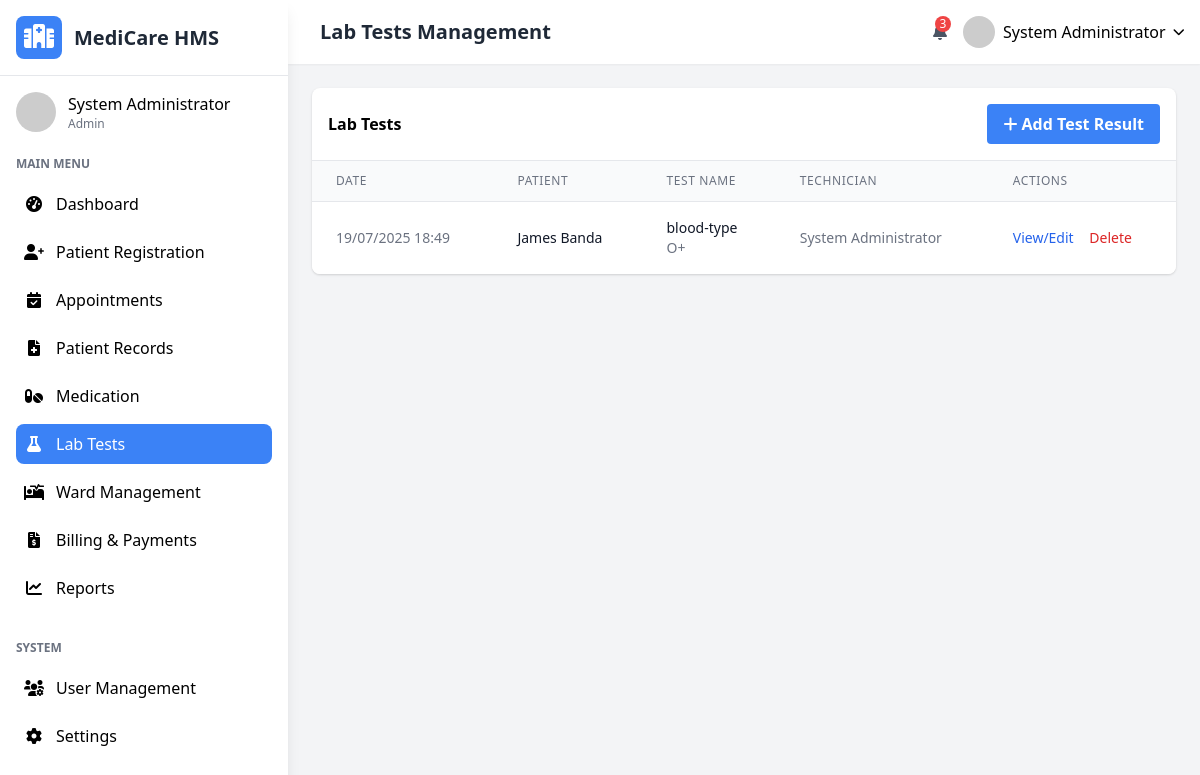
The page /lab_tests.php (signed in) on the database its author committed.
### tables this page shows
CREATE TABLE `users` (
  `user_id` int(11) NOT NULL,
  `username` varchar(50) NOT NULL,
  `password_hash` varchar(255) NOT NULL,
  `email` varchar(100) NOT NULL,
  `first_name` varchar(50) NOT NULL,
  `last_name` varchar(50) NOT NULL,
  `role` enum('admin','doctor','nurse','receptionist','lab_technician','pharmacist') NOT NULL,
  `specialization` varchar(100) DEFAULT NULL,
  `phone` varchar(20) DEFAULT NULL,
  `address` text DEFAULT NULL,
  `hire_date` date DEFAULT NULL,
  `status` enum('active','inactive','on_leave') DEFAULT 'active',
  `created_at` timestamp NOT NULL DEFAULT current_timestamp(),
  `updated_at` timestamp NOT NULL DEFAULT current_timestamp() ON UPDATE current_timestamp()
);

CREATE TABLE `medical_records` (
  `record_id` int(11) NOT NULL,
  `patient_id` int(11) NOT NULL,
  `doctor_id` int(11) NOT NULL,
  `record_date` timestamp NOT NULL DEFAULT current_timestamp(),
  `record_type` enum('diagnosis','treatment','lab_result','prescription','vital_signs','progress_note') NOT NULL,
  `title` varchar(255) NOT NULL,
  `description` text DEFAULT NULL,
  `diagnosis_code` varchar(20) DEFAULT NULL,
  `treatment_plan` text DEFAULT NULL,
  `prescribed_medication` text DEFAULT NULL,
  `lab_results` text DEFAULT NULL,
  `follow_up_date` date DEFAULT NULL
);

CREATE TABLE `patients` (
  `patient_id` int(11) NOT NULL,
  `first_name` varchar(50) NOT NULL,
  `last_name` varchar(50) NOT NULL,
  `date_of_birth` date NOT NULL,
  `gender` enum('male','female') NOT NULL,
  `blood_type` enum('Unknown','A+','A-','B+','B-','AB+','AB-','O+','O-') DEFAULT NULL,
  `phone` varchar(20) NOT NULL,
  `email` varchar(100) DEFAULT NULL,
  `address` text DEFAULT NULL,
  `emergency_contact_name` varchar(100) DEFAULT NULL,
  `emergency_contact_phone` varchar(20) DEFAULT NULL,
  `insurance_provider` varchar(100) DEFAULT NULL,
  `insurance_policy_number` varchar(50) DEFAULT NULL,
  `registration_date` timestamp NOT NULL DEFAULT current_timestamp(),
  `updated_at` timestamp NOT NULL DEFAULT current_timestamp() ON UPDATE current_timestamp()
);

### lab_tests.php (the view, shortened to what the rows shown need)
<?php
$page_title = "Lab Tests Management";
require_once 'includes/header.php';
$settings_result = $conn->query("SELECT * FROM system_settings");
$settings = [];
while ($row = $settings_result->fetch_assoc()) {
    $settings[$row['setting_key']] = $row['setting_value'];
}
$default_settings = [
    'records_per_page' => '10',
    'date_format' => 'Y-m-d',
    'time_format' => 'H:i'
];
$settings = array_merge($default_settings, $settings);
function format_system_date($date, $settings) {
    $date_format = $settings['date_format'] ?? 'Y-m-d';
    $time_format = $settings['time_format'] ?? 'H:i';
    $datetime = new DateTime($date);
    return $datetime->format("$date_format $time_format");
}
$editing = false;
$test = null;
?>
<?php if ($editing): ?>
<div class="bg-white rounded-lg shadow p-6 mb-6">
    <h3 class="font-semibold text-lg mb-4"><?php echo isset($_GET['edit']) ? 'Edit Lab Test Result' : 'Add Lab Test Result'; ?></h3>
    <form method="POST" action="">
        <div class="grid grid-cols-1 md:grid-cols-2 gap-4">
            <div>
                <label class="block text-gray-700 text-sm font-bold mb-2" for="patient_id">Patient</label>
                <select class="shadow appearance-none border rounded w-full py-2 px-3 text-gray-700 leading-tight focus:outline-none focus:shadow-outline"
                    id="patient_id" name="patient_id" required>
                    <option value="">Select Patient</option>
                    <?php
                    $patients = $conn->query("SELECT patient_id, first_name, last_name FROM patients ORDER BY last_name, first_name");
                    while ($patient = $patients->fetch_assoc()):
                        $selected = (isset($test['patient_id']) && $test['patient_id'] == $patient['patient_id']) ? 'selected' : '';
                    ?>
                    <option value="<?php echo $patient['patient_id']; ?>" <?php echo $selected; ?>>
                        <?php echo htmlspecialchars($patient['first_name'] . ' ' . $patient['last_name']); ?>
                    </option>
                    <?php endwhile; ?>
                </select>
            </div>
            <div>
                <label class="block text-gray-700 text-sm font-bold mb-2" for="test_name">Test Name</label>
                <input class="shadow appearance-none border rounded w-full py-2 px-3 text-gray-700 leading-tight focus:outline-none focus:shadow-outline"
                    id="test_name" name="test_name" type="text" placeholder="Test name"
                    value="<?php echo htmlspecialchars($test['title'] ?? ''); ?>" required>
            </div>
            <div class="md:col-span-2">
                <label class="block text-gray-700 text-sm font-bold mb-2" for="description">Description</label>
                <textarea class="shadow appearance-none border rounded w-full py-2 px-3 text-gray-700 leading-tight focus:outline-none focus:shadow-outline"
                    id="description" name="description" placeholder="Test description" rows="3"><?php echo htmlspecialchars($test['description'] ?? ''); ?></textarea>
            </div>
            <div class="md:col-span-2">
                <label class="block text-gray-700 text-sm font-bold mb-2" for="results">Results</label>
                <textarea class="shadow appearance-none border rounded w-full py-2 px-3 text-gray-700 leading-tight focus:outline-none focus:shadow-outline"
                    id="results" name="results" placeholder="Test results" rows="5" required><?php echo htmlspecialchars($test['lab_results'] ?? ''); ?></textarea>
            </div>
        </div>
        <div class="mt-6 flex justify-end space-x-4">
            <a href="lab_tests.php" class="bg-gray-500 hover:bg-gray-600 text-white font-bold py-2 px-4 rounded focus:outline-none focus:shadow-outline">
                Cancel
            </a>
            <?php if (isset($_GET['edit'])): ?>
                <input type="hidden" name="record_id" value="<?php echo $test['record_id']; ?>">
                <button type="submit" name="update_test" class="bg-blue-500 hover:bg-blue-600 text-white font-bold py-2 px-4 rounded focus:outline-none focus:shadow-outline">
                    Update Test
                </button>
            <?php else: ?>
                <button type="submit" name="add_test" class="bg-blue-500 hover:bg-blue-600 text-white font-bold py-2 px-4 rounded focus:outline-none focus:shadow-outline">
                    Add Test Result
                </button>
            <?php endif; ?>
        </div>
    </form>
</div>
<?php else: ?>
<div class="bg-white rounded-lg shadow overflow-hidden">
    <div class="overflow-x-auto">
        <table class="min-w-full divide-y divide-gray-200">
            <thead class="bg-gray-50">
                <tr>
                    <th class="px-6 py-3 text-left text-xs font-medium text-gray-500 uppercase tracking-wider">Date</th>
                    <th class="px-6 py-3 text-left text-xs font-medium text-gray-500 uppercase tracking-wider">Patient</th>
                    <th class="px-6 py-3 text-left text-xs font-medium text-gray-500 uppercase tracking-wider">Test Name</th>
                    <th class="px-6 py-3 text-left text-xs font-medium text-gray-500 uppercase tracking-wider">Technician</th>
                    <th class="px-6 py-3 text-left text-xs font-medium text-gray-500 uppercase tracking-wider">Actions</th>
                </tr>
            </thead>
            <tbody class="bg-white divide-y divide-gray-200">
                <?php
                $per_page = isset($settings['records_per_page']) ? (int)$settings['records_per_page'] : 10;
                $page = isset($_GET['page']) ? (int)$_GET['page'] : 1;
                $offset = ($page - 1) * $per_page;
                $tests = $conn->query("
                    SELECT r.record_id, r.record_date, r.title, r.lab_results,
                           p.first_name as patient_first, p.last_name as patient_last,
                           u.first_name as tech_first, u.last_name as tech_last
                    FROM medical_records r
                    JOIN patients p ON r.patient_id = p.patient_id
                    JOIN users u ON r.doctor_id = u.user_id
                    WHERE r.record_type = 'lab_result'
                    ORDER BY r.record_date DESC
                    LIMIT $per_page OFFSET $offset
                ");
                while ($test = $tests->fetch_assoc()):
                    $date = format_system_date($test['record_date'], $settings);
                ?>
                <tr class="hover:bg-gray-50">
                    <td class="px-6 py-4 whitespace-nowrap text-sm text-gray-500"><?php echo $date; ?></td>
                    <td class="px-6 py-4 whitespace-nowrap">
                        <div class="text-sm font-medium text-gray-900"><?php echo htmlspecialchars($test['patient_first'] . ' ' . $test['patient_last']); ?></div>
                    </td>
                    <td class="px-6 py-4 whitespace-nowrap">
                        <div class="text-sm font-medium text-gray-900"><?php echo htmlspecialchars($test['title']); ?></div>
                        <div class="text-sm text-gray-500 truncate max-w-xs"><?php echo htmlspecialchars($test['lab_results']); ?></div>
                    </td>
                    <td class="px-6 py-4 whitespace-nowrap text-sm text-gray-500"><?php echo htmlspecialchars($test['tech_first'] . ' ' . $test['tech_last']); ?></td>
                    <td class="px-6 py-4 whitespace-nowrap text-sm font-medium">
                        <a href="lab_tests.php?edit=<?php echo $test['record_id']; ?>" class="text-blue-600 hover:text-blue-900 mr-3">View/Edit</a>
                        <a href="lab_tests.php?delete=<?php echo $test['record_id']; ?>" class="text-red-600 hover:text-red-900" onclick="return confirm('Are you sure you want to delete this lab test result?');">Delete</a>
                    </td>
                </tr>
                <?php endwhile; ?>
            </tbody>
        </table>
    </div>
</div>
<?php endif; ?>
<?php require_once 'includes/footer.php'; ?>

### includes/header.php (shortened to what the rows shown need)
<?php
require_once 'config.php';
$user_id = $_SESSION['user_id'];
$user_query = $conn->prepare("SELECT * FROM users WHERE user_id = ?");
$user_query->bind_param("i", $user_id);
$user_query->execute();
$user_result = $user_query->get_result();
$user = $user_result->fetch_assoc();
?>
<!DOCTYPE html>
<html lang="en">
<head>
    <link href="https://cdn.jsdelivr.net/npm/tailwindcss@2.2.19/dist/tailwind.min.css" rel="stylesheet">
    <link rel="stylesheet" href="https://cdnjs.cloudflare.com/ajax/libs/font-awesome/6.0.0-beta3/css/all.min.css">
</head>
<body class="bg-gray-100 font-sans">
    <div class="flex h-screen overflow-hidden">
        <?php include 'includes/sidebar.php'; ?>
        <div class="flex-1 overflow-y-auto main-content md:ml-64 lg:ml-72">
            <header class="bg-white shadow-sm p-4 flex justify-between items-center sticky top-0 z-10">
                <div class="flex items-center space-x-4">
                    <h2 class="text-xl font-semibold text-gray-800"><?php echo isset($page_title) ? $page_title : 'Dashboard'; ?></h2>
                </div>
                <div class="flex items-center space-x-4">
                    <div class="relative">
                        <button id="userMenuButton" class="flex items-center space-x-2 focus:outline-none">
                            <img src="https://randomuser.me/api/portraits/lego/5.jpg" alt="User" class="w-8 h-8 rounded-full">
                            <span class="hidden md:inline"><?php echo htmlspecialchars($user['first_name'] . ' ' . $user['last_name']); ?></span>
                            <i class="fas fa-chevron-down text-xs"></i>
                        </button>
                    </div>
                </div>
            </header>
            <main class="p-6">

### includes/sidebar.php (shortened to what the rows shown need)
<div class="sidebar bg-white w-64 md:w-72 shadow-lg fixed h-full overflow-y-auto transform -translate-x-full md:translate-x-0 transition-transform duration-300 ease-in-out z-20">
    <div class="p-4 flex items-center justify-between border-b">
        <div class="flex items-center space-x-3">
            <h1 class="text-xl font-bold text-gray-800">MediCare HMS</h1>
        </div>
    </div>
    <div class="p-4">
        <div class="flex items-center space-x-3 mb-6">
            <div>
                <p class="font-medium"><?php echo htmlspecialchars($user['first_name'] . ' ' . $user['last_name']); ?></p>
                <p class="text-xs text-gray-500"><?php echo ucfirst($user['role']); ?></p>
            </div>
        </div>
    </div>
</div>

### rows shown on the page
users: first_name+last_name "System Administrator", role "Admin"
medical_records: record_date "19/07/2025 18:49", patient.last_name "James Banda", title "blood-type", lab_results "O+", doctor.last_name "System Administrator"

### other values the page prints
$page_title "Lab Tests Management"
